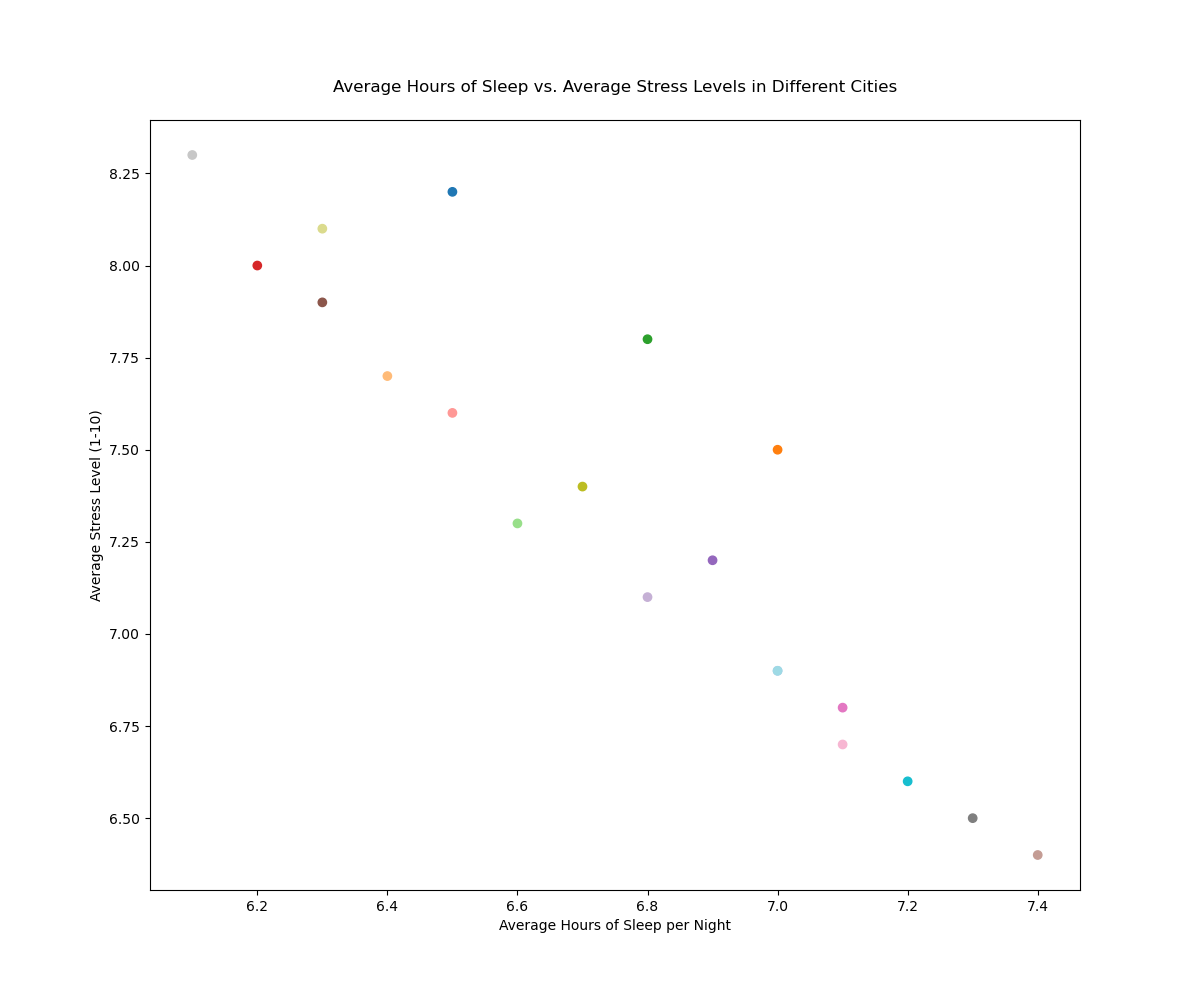

Recreate this plot in Python.

import matplotlib.pyplot as plt

# Data
cities = ["New York", "Los Angeles", "Chicago", "Houston", "Phoenix", 
          "Philadelphia", "San Antonio", "San Diego", "Dallas", "San Jose", 
          "Austin", "Jacksonville", "Fort Worth", "Columbus", "Charlotte", 
          "Seattle", "Denver", "El Paso", "Detroit", "Boston"]
hours_of_sleep = [6.5, 7.0, 6.8, 6.2, 6.9, 6.3, 7.1, 7.3, 6.7, 7.2, 
                  7.0, 6.4, 6.6, 6.5, 6.8, 7.4, 7.1, 6.1, 6.3, 7.0]
stress_level = [8.2, 7.5, 7.8, 8.0, 7.2, 7.9, 6.8, 6.5, 7.4, 6.6, 
                6.9, 7.7, 7.3, 7.6, 7.1, 6.4, 6.7, 8.3, 8.1, 6.9]

# Create figure and axis objects
fig, ax = plt.subplots(figsize=(12, 10))

# Scatter plot
ax.scatter(hours_of_sleep, stress_level, color=["#1f77b4", "#ff7f0e", "#2ca02c", "#d62728", "#9467bd", 
                                                "#8c564b", "#e377c2", "#7f7f7f", "#bcbd22", "#17becf", 
                                                "#aec7e8", "#ffbb78", "#98df8a", "#ff9896", "#c5b0d5", 
                                                "#c49c94", "#f7b6d2", "#c7c7c7", "#dbdb8d", "#9edae5"])

# Title and labels
plt.title('Average Hours of Sleep vs. Average Stress Levels in Different Cities', pad=20)
plt.xlabel('Average Hours of Sleep per Night')
plt.ylabel('Average Stress Level (1-10)')

# Show plot
plt.show()
